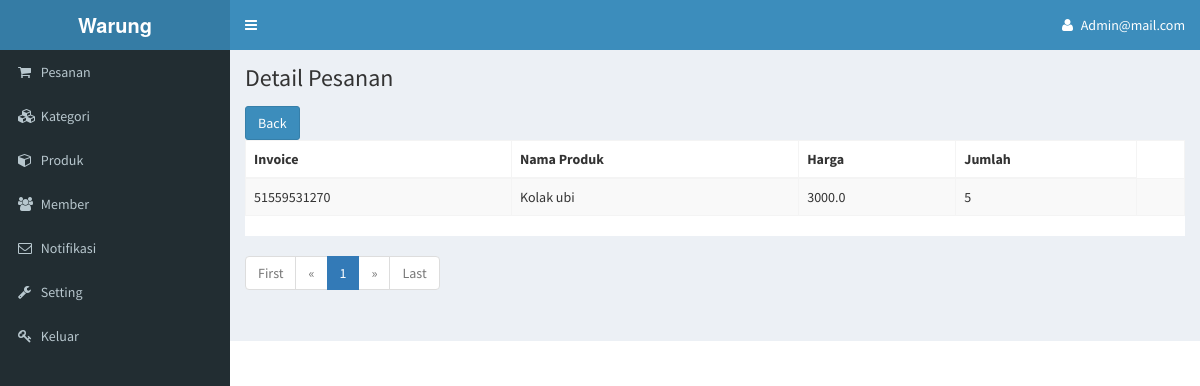
The page /detailpesanan.php?id=51559531270 (signed in) on the database its author committed.
### tables this page shows
CREATE TABLE `pesanan_detail` (
  `id` int(11) NOT NULL,
  `invoice` varchar(12) NOT NULL,
  `produk_id` int(11) NOT NULL,
  `nama_produk` varchar(200) NOT NULL,
  `harga` varchar(12) NOT NULL,
  `qty` int(11) NOT NULL
);

### detailpesanan.php (the view, shortened to what this page needs)
<?php
if(isset($_SESSION['id'])){
include "header.php";
?>
      <div class="content-wrapper">
        <section class="content-header">
          <h1>
            Detail Pesanan
          </h1>
        </section>
    <section class="content">
<a href="pesanan.php" class="btn btn-primary">Back</a><br>
<div class="table-responsive" style="background:#FFF">
<table class="table table-striped table-bordered">
<thead><tr><th>Invoice</th><th>Nama Produk</th><th>Harga</th><th>Jumlah</th>
</tr></thead>
<tbody>
          <?php
            $invoice=$_GET['id'];
          $page = (isset($_GET['page']))? $_GET['page'] : 1;
          $limit = 10;
          $all = $connect->query("SELECT * FROM pesanan_detail where invoice = '$invoice' ");
          $sql = $connect->query("SELECT * FROM pesanan_detail where invoice = '$invoice' ");
          $jumlah_page = ceil($all->num_rows/ $limit);
            while($data = $sql->fetch_assoc()){
            ?>
            <tr><td><?php echo $data['invoice'];?></td><td><?php echo $data['nama_produk'];?></td><td><?php echo $data['harga']; ?></td>
            <td><?php echo $data['qty'];?></td><td>
            </td></tr>
            <?php
          }
          ?>
        </tbody>
        </table>
      </div>
      <ul class="pagination">
        <?php
        if($page == 1){
          echo '<li class="disabled"><a href="#">First</a></li><li class="disabled"><a href="#">&laquo;</a></li>';
        }else{
          $link_prev = ($page > 1)? $page - 1 : 1;
          echo '<li><a href="detailpesanan.php?page=1">First</a></li>
          <li><a href="detailpesanan.php?page='.$link_prev.'">&laquo;</a></li>';
        }
        $jumlah_number = 3;
        $start_number = ($page > $jumlah_number)? $page - $jumlah_number : 1;
        $end_number = ($page < ($jumlah_page - $jumlah_number))? $page + $jumlah_number : $jumlah_page;
        for($i = $start_number; $i <= $end_number; $i++){
          $link_active = ($page == $i)? ' class="active"' : '';
          echo '<li'.$link_active.'><a href="detailpesanan.php?page='.$i.'">'.$i.'</a></li>';
        }
        if($page == $jumlah_page){
          echo '<li class="disabled"><a href="#">&raquo;</a></li><li class="disabled"><a href="#">Last</a></li>';
        }else{
          $link_next = ($page < $jumlah_page)? $page + 1 : $jumlah_page;
        echo '<li><a href="detailpesanan.php?page='.$link_next.'">&raquo;</a></li>
        <li><a href="detailpesanan.php?page='.$jumlah_page.'">Last</a></li>';
        }
        ?>
      </ul>
    </div>
  <?php }?>
  </body>
</html>

### rows shown on the page
pesanan_detail: invoice "51559531270", nama_produk "Kolak ubi", harga "3000.0", qty "5"

### other values the page prints
$_SESSION['id'] "Admin@mail.com"
